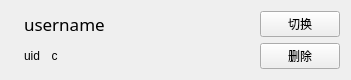
<?xml version="1.0" encoding="UTF-8"?>
<ui version="4.0">
 <class>Form</class>
 <widget class="QWidget" name="Form">
  <property name="geometry">
   <rect>
    <x>0</x>
    <y>0</y>
    <width>351</width>
    <height>72</height>
   </rect>
  </property>
  <property name="windowTitle">
   <string>Form</string>
  </property>
  <property name="styleSheet">
   <string notr="true">QWidget{font-family: &quot;微软雅黑&quot;;}
</string>
  </property>
  <layout class="QGridLayout" name="gridLayout" columnstretch="0,1,0,0">
   <item row="1" column="3">
    <widget class="QPushButton" name="pushButton_2">
     <property name="text">
      <string>删除</string>
     </property>
    </widget>
   </item>
   <item row="0" column="1">
    <widget class="QLabel" name="label_2">
     <property name="font">
      <font>
       <family>微软雅黑</family>
       <pointsize>13</pointsize>
      </font>
     </property>
     <property name="text">
      <string>username</string>
     </property>
    </widget>
   </item>
   <item row="0" column="0" rowspan="2">
    <widget class="QLabel" name="label">
     <property name="text">
      <string/>
     </property>
     <property name="alignment">
      <set>Qt::AlignCenter</set>
     </property>
    </widget>
   </item>
   <item row="0" column="3">
    <widget class="QPushButton" name="pushButton">
     <property name="text">
      <string>切换</string>
     </property>
    </widget>
   </item>
   <item row="1" column="1">
    <layout class="QHBoxLayout" name="horizontalLayout">
     <item>
      <widget class="QLabel" name="label_3">
       <property name="text">
        <string>uid</string>
       </property>
      </widget>
     </item>
     <item>
      <widget class="QToolButton" name="toolButton">
       <property name="toolTip">
        <string>复制 ID</string>
       </property>
       <property name="styleSheet">
        <string notr="true">QToolButton {
                background-color: transparent;
                border: none;
                border-radius: 6px;
                padding: 1px;
				icon-size: 17px;
                }

                /* 鼠标悬停时：轻微灰色背景 */
                QToolButton:hover {
                background-color: rgba(0, 0, 0, 0.08);
                }

                /* 按下时：更深的背景色，模拟按下效果 */
                QToolButton:pressed {
                background-color: rgba(0, 0, 0, 0.15);
                }

                /* 禁用状态：半透明，显示不可点击 */
                QToolButton:disabled {
                background-color: transparent;
                opacity: 0.4;
                }

                /* 可选：如果按钮有菜单箭头，也可以美化箭头 */
                QToolButton::menu-indicator {
                image: url(:/icons/menu_arrow.png); /* 自定义箭头图标 */
                subcontrol-position: right center;
                subcontrol-origin: padding;
                left: -4px;
                }</string>
       </property>
       <property name="text">
        <string>c</string>
       </property>
      </widget>
     </item>
     <item>
      <spacer name="horizontalSpacer">
       <property name="orientation">
        <enum>Qt::Horizontal</enum>
       </property>
       <property name="sizeHint" stdset="0">
        <size>
         <width>40</width>
         <height>20</height>
        </size>
       </property>
      </spacer>
     </item>
    </layout>
   </item>
  </layout>
 </widget>
 <resources/>
 <connections/>
</ui>
